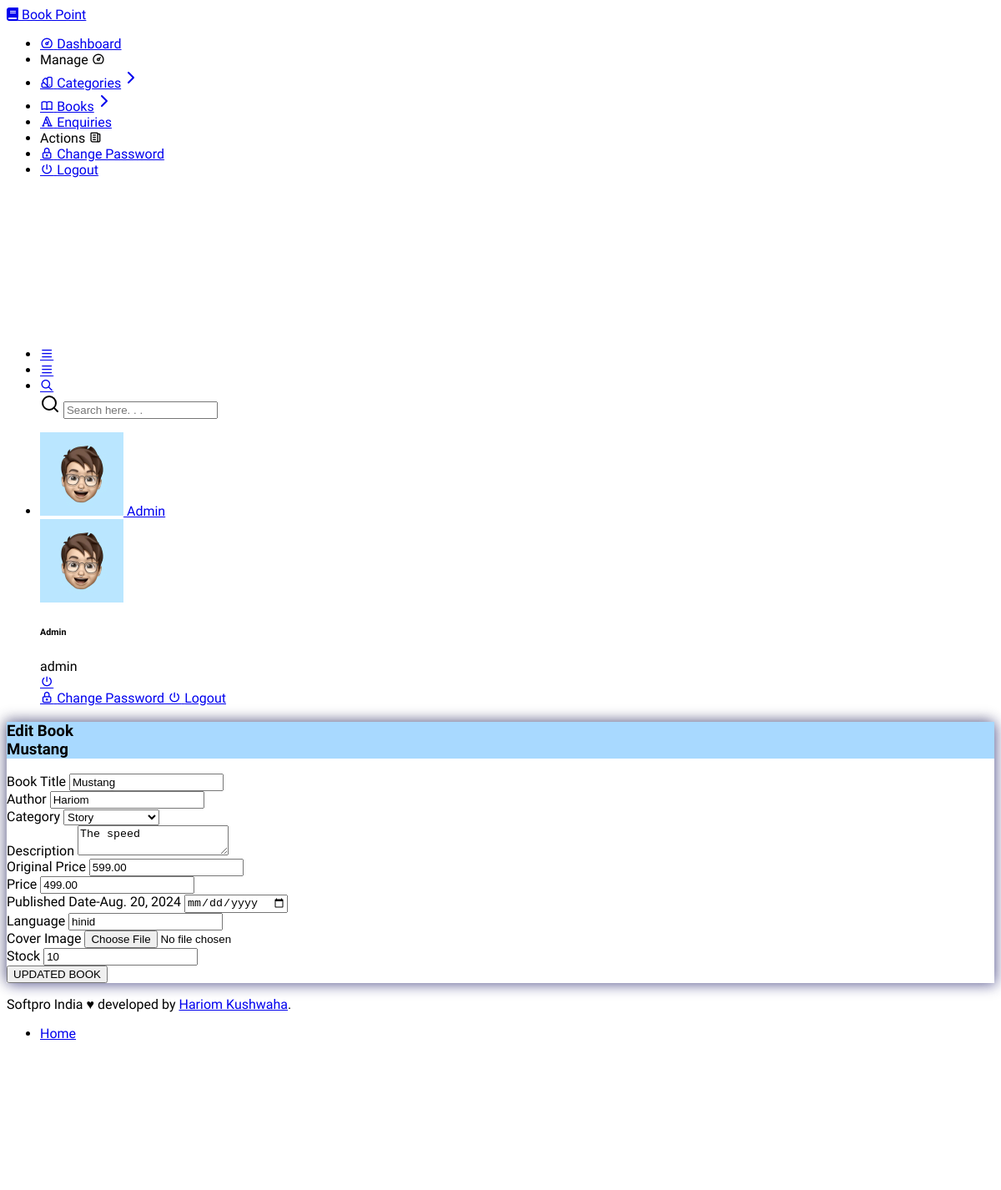
Screenshot of /adminapp/editbook/6/ (signed in) with the database file from the repository.
### adminapp/models.py (models this page shows)
class Book(models.Model):
    title = models.CharField(max_length=200)
    author = models.CharField(max_length=100)
    category = models.ForeignKey(Category, on_delete=models.CASCADE)
    description = models.TextField(blank=True, null=True)
    original_price = models.DecimalField(max_digits=10, decimal_places=2)
    price = models.DecimalField(max_digits=10, decimal_places=2)
    published_date = models.DateField()
    language = models.CharField(max_length=50)
    cover_image = models.ImageField(upload_to='book_covers/', blank=True, null=True)
    stock = models.PositiveIntegerField(default=0)
    created_at = models.DateTimeField(auto_now_add=True)
    updated_at = models.DateTimeField(auto_now=True)

class Category(models.Model):
    name= models.CharField(max_length=100)
    description = models.TextField(blank=True, null=True)
    created_at = models.DateTimeField(auto_now_add=True)

### adminapp/views.py (the view, shortened to what this page needs)
# urls.py: path('editbook/<id>/', views.editbook, name='editbook'),
def editbook(request, id):
    if 'adminid' not in request.session:
        messages.error(request, 'You need to log in as admin to access this page.')
        return redirect('adminlogin')
    adminid = request.session['adminid']
    book= Book.objects.get(id=id)
    cats=Category.objects.all()
    context = {
        'adminid': adminid,
        'book': book,
        'cats': cats,
    }
    return render(request, 'editbook.html',context)

### adminapp/templates/editbook.html (shortened to what this page needs)
{% extends 'adminbase.html' %}
{% load static %}
{% block admin %}
<div class="container">
    <div class="row">
        <div class="col-sm-8 mx-auto">
            <div class="card border-primary border-2 " style="box-shadow:3px 3px 15px rgba(24, 24, 112, 0.455),-3px -3px 15px rgba(38, 38, 76, 0.455);">
                <div class="card-header border border-4 border-light " style="background-color: rgba(145, 207, 255, 0.784);">
                    <h3 class="text-center text-primary fw-bolder">Edit Book <br> <span class="fst-italic fw-bolder text-dark mb-0">{{book.title}}</span></h3>
                </div>
                <div class="card-body">
                    <form method="POST"  enctype="multipart/form-data" class="form text-primary"">
                        <div class="mb-3">
                            <label for="title" class="form-label text-primary">Book Title</label>
                            <input type="text" name="title" value="{{book.title}}" id="title" class="form-control" placeholder="Enter Book Title" >
                        </div>
                        <div class="mb-3">
                            <label for="author" class="form-label text-primary">Author</label>
                            <input type="text" value="{{book.author}}" name="author" id="author" class="form-control" placeholder="Enter Author Name">
                        </div>
                        <div class="mb-3">
                            <label for="category" class="form-label text-primary">Category</label>
                            <select name="category" id="category" class="form-select">
                                <option value="{{book.category.id}}" selected>{{book.category.name}}</option>
                            </select>
                        </div>
                        <div class="mb-3">
                            <label for="description" class="form-label text-primary" >Description</label>
                            <textarea name="description" id="description" class="form-control" placeholder="Enter Book Description">{{book.description}}</textarea>
                        </div>
                        <div class="mb-3">
                            <label for="original_price" class="form-label text-primary">Original Price</label>
                            <input type="number" value="{{book.original_price}}" name="original_price" id="ori_price" step="0.01" class="form-control" placeholder="Enter Original Price" >
                        </div>
                        <div class="mb-3">
                            <label for="price" class="form-label text-primary">Price</label>
                            <input type="number" name="price" value="{{book.price}}" id="price" step="0.01" class="form-control" placeholder="Enter Book Price" >
                        </div>
                        <div class="mb-3">
                            <label for="published_date text-primary"> Published Date-{{book.published_date}}</label>
                            <input type="date" name="published_date" value="{{book.published_date}}" id="published_date" class="form-control" placeholder="Enter Published Date" >
                        </div>
                        <div class="mb-3">
                            <label for="language" class="form-label text-primary">Language</label>
                            <input type="text" name="language" value="{{book.language}}" id="language" class="form-control" placeholder="Enter Book Language" >
                        </div>
                        <div class="mb-3">
                            <label for="image" class="form-label text-primary">Cover Image</label>
                            <input type="file" name="image" id="image" class="form-control-file" >
                        </div>
                        <div class="mb-3">
                            <label for="stock">Stock</label>
                            <input type="number" name="stock" value="{{book.stock}}" id="stock" class="form-control" placeholder="Enter Book Stock" >
                        </div>
                        <button type="submit" class="btn btn-primary w-100 mt-4 fw-bolder ">UPDATED BOOK</button>
                    </form>
                </div>
            </div>
        </div>
    </div>
</div>
{% endblock %}

### rows the page displays
Book: title "Mustang", author "Hariom", category "Story", description "The speed", original_price "599.00", price "499.00", published_date "Aug. 20, 2024", language "hinid", stock "10"

### other values shown
{{ adminid }} "admin"
